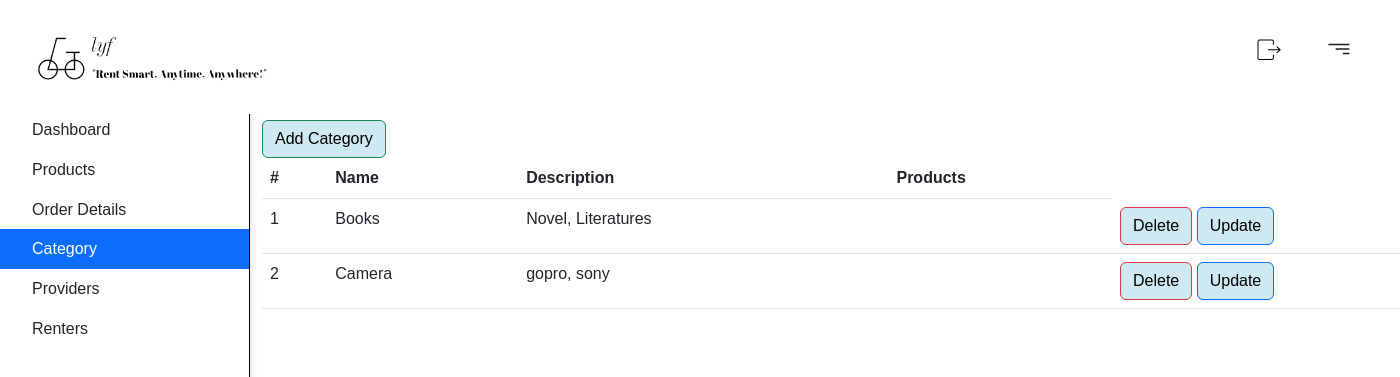
The app's page /adminCategory (signed in), older data.
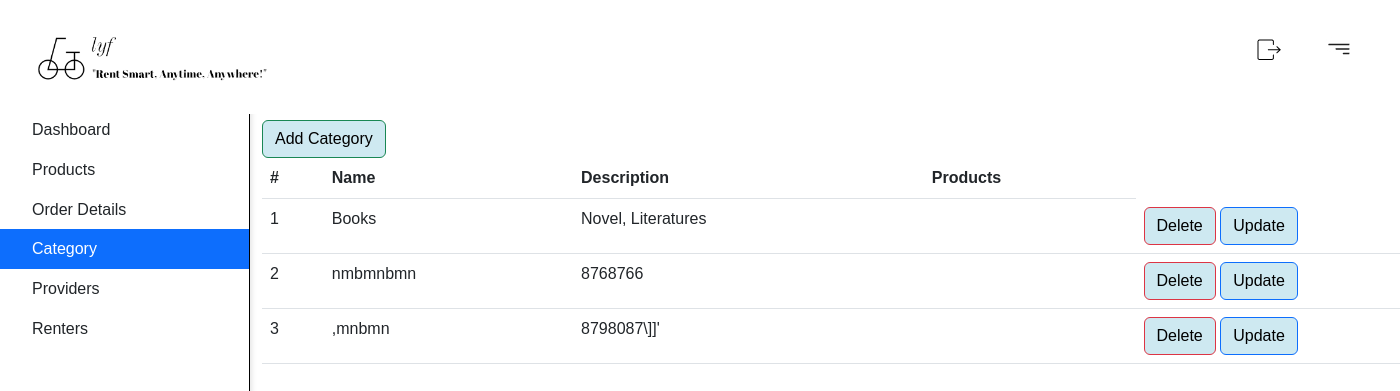
The same page, newer data.
### adminPanel/models.py (models this page shows, shortened)
class Categories(models.Model):
    Name = models.CharField(max_length=50,null=False,unique=True)
    description = models.CharField(max_length=500,null=True)

### adminPanel/views.py (the view)
# urls.py: path('adminCategory',views.adminCategory,name='adminCategory'),
@login_required(login_url='user:perform_login')
def adminCategory(request):
    cat = Categories.objects.all()
    return render(request, 'adminPanel/adminCategory.html', {'cat': cat})

### templates/adminPanel/adminCategory.html (shortened to what this page needs)
{% extends "adminPanel/adminPanel.html" %}
{% block content %}
<div id="sidebarMenu" class="sidebar bg-white">
    <div class="position-sticky">
        <div class="list-group list-group-flush">
            <a href="{% url 'adminPanel:adminPanel' %}" class="list-group-item list-group-item-action py-2 ripple  ">
                <span>Dashboard</span>
            </a>
            <a href="{% url 'adminPanel:adminProducts' %}" class="list-group-item list-group-item-action py-2 ripple ">
                <span>Products</span>
            </a>
            <a href="#" class="list-group-item list-group-item-action py-2 ripple">
                <span>Order Details</span>
            </a>
            <a href="{% url 'adminPanel:adminCategory' %}" class="list-group-item list-group-item-action py-2 ripple active">
                <span>Category</span>
            </a>
            <a href="{% url 'adminPanel:providerList' %}" class="list-group-item list-group-item-action py-2 ripple">
                <span>Providers</span>
            </a>
            <a href="{% url 'adminPanel:renterList' %}" class="list-group-item list-group-item-action py-2 ripple ">
                <span>Renters</span>
            </a>
        </div>
    </div>
</div>
<div class="container" style="margin-left: 250px; margin-top: 120px;">
    <form class="form-inline ">
        <a href="{% url 'adminPanel:adminAddCategory' %}" class="btn btn-success">Add Category</a>
    </form>
    <table class="table">
        <thead>
            <tr>
                <th>#</th>
                <th>Name</th>
                <th>Description</th>
                <th>Products</th>
            </tr>
        </thead>
        <tbody>
            {% for i in cat %}
            <tr>
                <td>{{ forloop.counter }}</td>
                <td>{{ i.Name }}</td>
                <td>{{ i.description }}</td>
                <td>{{ i.Products }}</td>
                <td>
                    <a href="{% url 'adminPanel:adminDeleteCategory' i.id %}" class="btn btn-danger">Delete</a>
                    <a href="{% url 'adminPanel:adminUpdateCategory' i.id %}" class="btn btn-primary">Update</a>
                </td>
            </tr>
            {% endfor %}
        </tbody>
    </table>
</div>
{% endblock %}

Row changes from the older to the newer data that the page shows:
removed Categories: Name "Camera", description "gopro, sony"
added Categories: Name "nmbmnbmn", description "8768766"
added Categories: Name ",mnbmn", description "8798087\\]]'"
